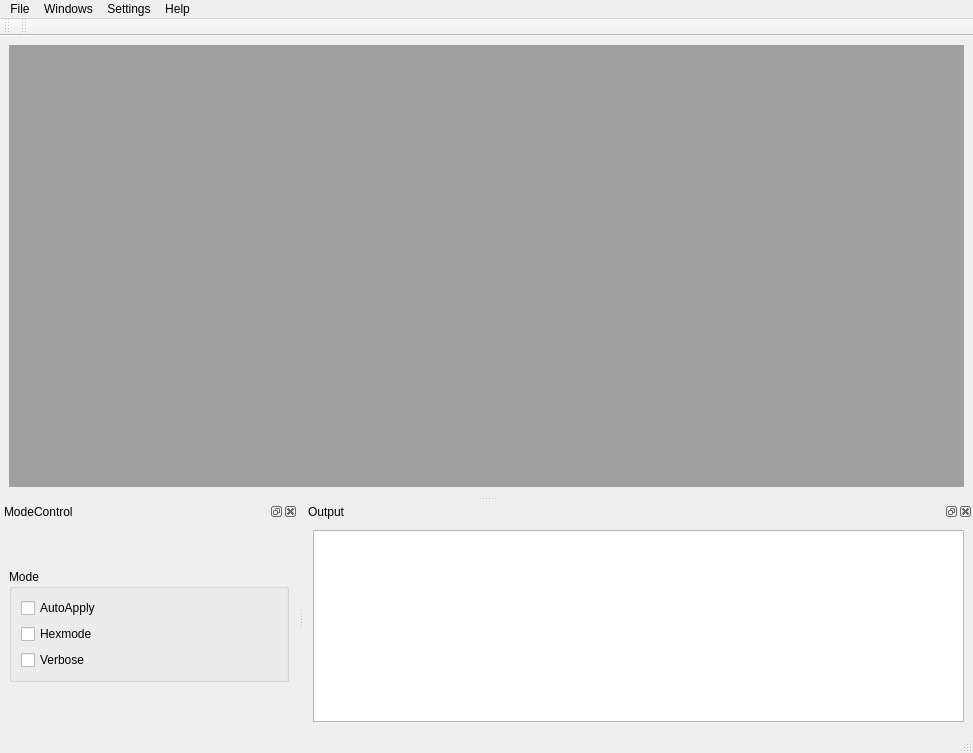
<?xml version="1.0" encoding="UTF-8"?>
<ui version="4.0">
 <class>BasicGui</class>
 <widget class="QMainWindow" name="BasicGui">
  <property name="geometry">
   <rect>
    <x>0</x>
    <y>0</y>
    <width>973</width>
    <height>753</height>
   </rect>
  </property>
  <property name="windowTitle">
   <string>BasicGAPGui</string>
  </property>
  <property name="windowIcon">
   <iconset resource="../galapicons.qrc">
    <normaloff>:/icons/galapagos.png</normaloff>:/icons/galapagos.png</iconset>
  </property>
  <widget class="QWidget" name="centralwidget">
   <layout class="QGridLayout" name="gridLayout_2">
    <item row="0" column="0">
     <widget class="QMdiArea" name="mdiArea">
      <property name="verticalScrollBarPolicy">
       <enum>Qt::ScrollBarAsNeeded</enum>
      </property>
      <property name="horizontalScrollBarPolicy">
       <enum>Qt::ScrollBarAsNeeded</enum>
      </property>
     </widget>
    </item>
   </layout>
  </widget>
  <widget class="QMenuBar" name="menubar">
   <property name="geometry">
    <rect>
     <x>0</x>
     <y>0</y>
     <width>973</width>
     <height>24</height>
    </rect>
   </property>
   <widget class="QMenu" name="menuFile">
    <property name="title">
     <string>File</string>
    </property>
    <addaction name="actionConfigure"/>
    <addaction name="actionSave"/>
    <addaction name="separator"/>
    <addaction name="actionExit"/>
   </widget>
   <widget class="QMenu" name="menuHelp">
    <property name="title">
     <string>Help</string>
    </property>
    <addaction name="actionAbout"/>
   </widget>
   <widget class="QMenu" name="menuWindows">
    <property name="title">
     <string>Windows</string>
    </property>
    <addaction name="actionCascade"/>
    <addaction name="actionTile"/>
   </widget>
   <widget class="QMenu" name="menuSettings">
    <property name="title">
     <string>Settings</string>
    </property>
    <addaction name="actionSaveSettings"/>
   </widget>
   <addaction name="menuFile"/>
   <addaction name="menuWindows"/>
   <addaction name="menuSettings"/>
   <addaction name="menuHelp"/>
  </widget>
  <widget class="QStatusBar" name="statusbar"/>
  <widget class="QToolBar" name="ControlToolBar">
   <property name="windowTitle">
    <string>MainControlBar</string>
   </property>
   <property name="toolButtonStyle">
    <enum>Qt::ToolButtonIconOnly</enum>
   </property>
   <attribute name="toolBarArea">
    <enum>TopToolBarArea</enum>
   </attribute>
   <attribute name="toolBarBreak">
    <bool>false</bool>
   </attribute>
  </widget>
  <widget class="QDockWidget" name="ModeDockWidget">
   <property name="features">
    <set>QDockWidget::AllDockWidgetFeatures</set>
   </property>
   <property name="windowTitle">
    <string>ModeControl</string>
   </property>
   <attribute name="dockWidgetArea">
    <number>8</number>
   </attribute>
   <widget class="QWidget" name="dockWidgetContents_3">
    <layout class="QGridLayout" name="gridLayout">
     <item row="0" column="0">
      <widget class="QGroupBox" name="ModesgroupBox">
       <property name="sizePolicy">
        <sizepolicy hsizetype="Preferred" vsizetype="Fixed">
         <horstretch>0</horstretch>
         <verstretch>0</verstretch>
        </sizepolicy>
       </property>
       <property name="title">
        <string>Mode</string>
       </property>
       <layout class="QVBoxLayout" name="verticalLayout_9">
        <item>
         <widget class="QCheckBox" name="checkBox_AA">
          <property name="toolTip">
           <string>&lt;html&gt;&lt;head/&gt;&lt;body&gt;&lt;p&gt;If checked values will be applyed directly when GUI elements are changed &lt;/p&gt;&lt;/body&gt;&lt;/html&gt;</string>
          </property>
          <property name="text">
           <string>AutoApply</string>
          </property>
         </widget>
        </item>
        <item>
         <widget class="QCheckBox" name="HexBox">
          <property name="toolTip">
           <string>&lt;html&gt;&lt;head/&gt;&lt;body&gt;&lt;p&gt;Check for hexadecimal numbers mode&lt;/p&gt;&lt;/body&gt;&lt;/html&gt;</string>
          </property>
          <property name="text">
           <string>Hexmode</string>
          </property>
         </widget>
        </item>
        <item>
         <widget class="QCheckBox" name="DebugBox">
          <property name="toolTip">
           <string>&lt;html&gt;&lt;head/&gt;&lt;body&gt;&lt;p&gt;Check for verbose debug mode of galapcmd&lt;/p&gt;&lt;/body&gt;&lt;/html&gt;</string>
          </property>
          <property name="text">
           <string>Verbose</string>
          </property>
         </widget>
        </item>
       </layout>
      </widget>
     </item>
    </layout>
   </widget>
  </widget>
  <widget class="QDockWidget" name="LogDockWidget">
   <property name="floating">
    <bool>false</bool>
   </property>
   <property name="windowTitle">
    <string>Output</string>
   </property>
   <attribute name="dockWidgetArea">
    <number>8</number>
   </attribute>
   <widget class="QWidget" name="dockWidgetContents_4">
    <layout class="QGridLayout" name="gridLayout_4">
     <item row="0" column="0">
      <widget class="QPlainTextEdit" name="TextOutput">
       <property name="font">
        <font>
         <family>Andale Mono</family>
        </font>
       </property>
       <property name="readOnly">
        <bool>true</bool>
       </property>
      </widget>
     </item>
    </layout>
   </widget>
  </widget>
  <widget class="QToolBar" name="SFPToolBar">
   <property name="windowTitle">
    <string>SFP Controls</string>
   </property>
   <property name="layoutDirection">
    <enum>Qt::LeftToRight</enum>
   </property>
   <property name="allowedAreas">
    <set>Qt::LeftToolBarArea|Qt::RightToolBarArea</set>
   </property>
   <attribute name="toolBarArea">
    <enum>TopToolBarArea</enum>
   </attribute>
   <attribute name="toolBarBreak">
    <bool>false</bool>
   </attribute>
  </widget>
  <action name="actionConfigure">
   <property name="icon">
    <iconset resource="../galapicons.qrc">
     <normaloff>:/icons/open.png</normaloff>:/icons/open.png</iconset>
   </property>
   <property name="text">
    <string>Configure</string>
   </property>
   <property name="shortcut">
    <string>F3</string>
   </property>
  </action>
  <action name="actionSave">
   <property name="icon">
    <iconset resource="../galapicons.qrc">
     <normaloff>:/icons/filesave.png</normaloff>:/icons/filesave.png</iconset>
   </property>
   <property name="text">
    <string>Save</string>
   </property>
   <property name="shortcut">
    <string>F4</string>
   </property>
  </action>
  <action name="actionExit">
   <property name="icon">
    <iconset resource="../galapicons.qrc">
     <normaloff>:/icons/exit.png</normaloff>:/icons/exit.png</iconset>
   </property>
   <property name="text">
    <string>Exit</string>
   </property>
   <property name="shortcut">
    <string>F10</string>
   </property>
  </action>
  <action name="actionAbout">
   <property name="icon">
    <iconset resource="../galapicons.qrc">
     <normaloff>:/icons/galapagos.png</normaloff>:/icons/galapagos.png</iconset>
   </property>
   <property name="text">
    <string>About</string>
   </property>
   <property name="shortcut">
    <string>F1</string>
   </property>
  </action>
  <action name="actionCascade">
   <property name="text">
    <string> Designer Cascade</string>
   </property>
  </action>
  <action name="actionTile">
   <property name="text">
    <string>Tile</string>
   </property>
  </action>
  <action name="actionSaveSettings">
   <property name="text">
    <string>SaveSettings</string>
   </property>
   <property name="shortcut">
    <string>F2</string>
   </property>
  </action>
 </widget>
 <resources>
  <include location="../galapicons.qrc"/>
 </resources>
 <connections/>
</ui>
